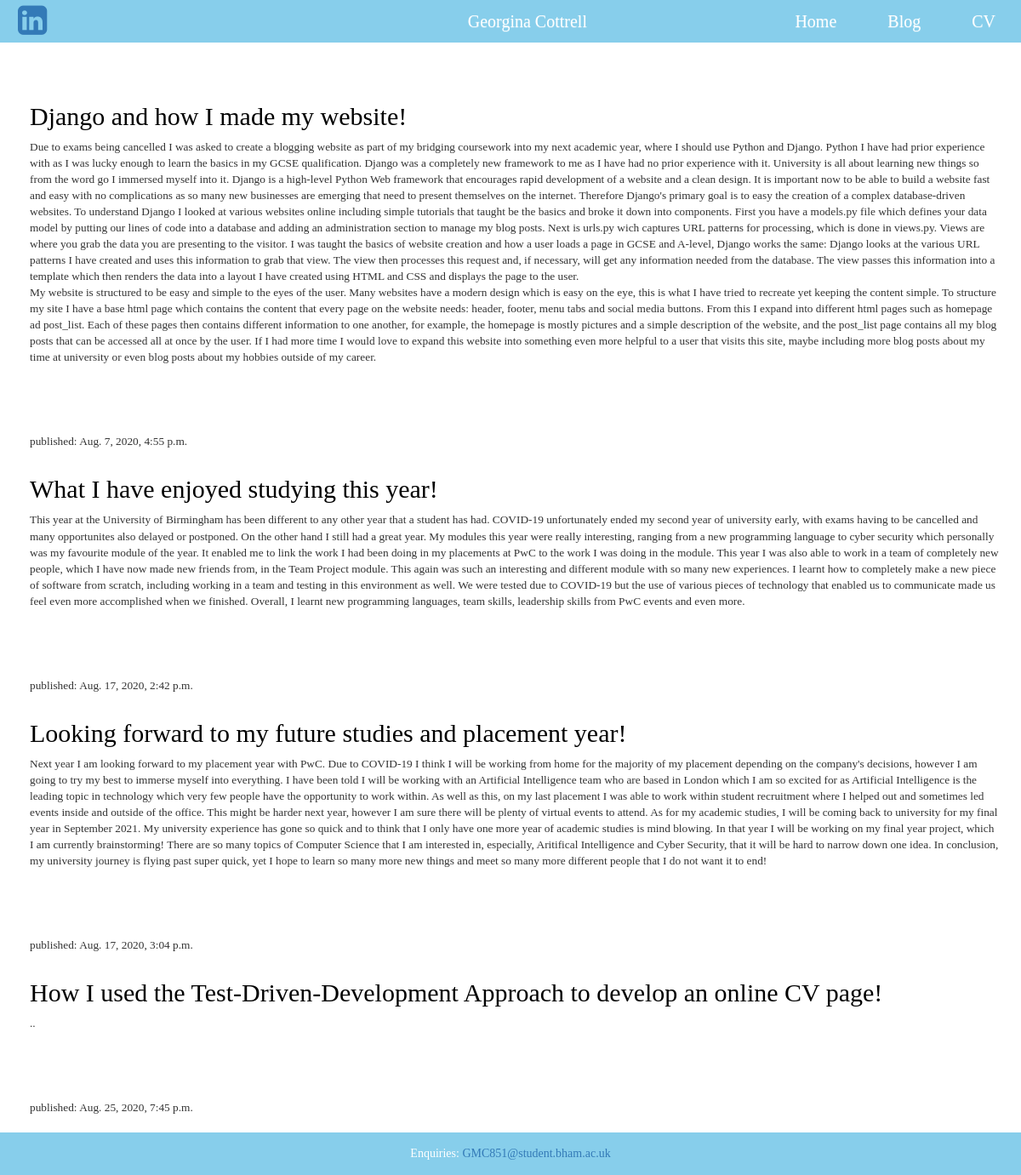
The app's page /post, older data.
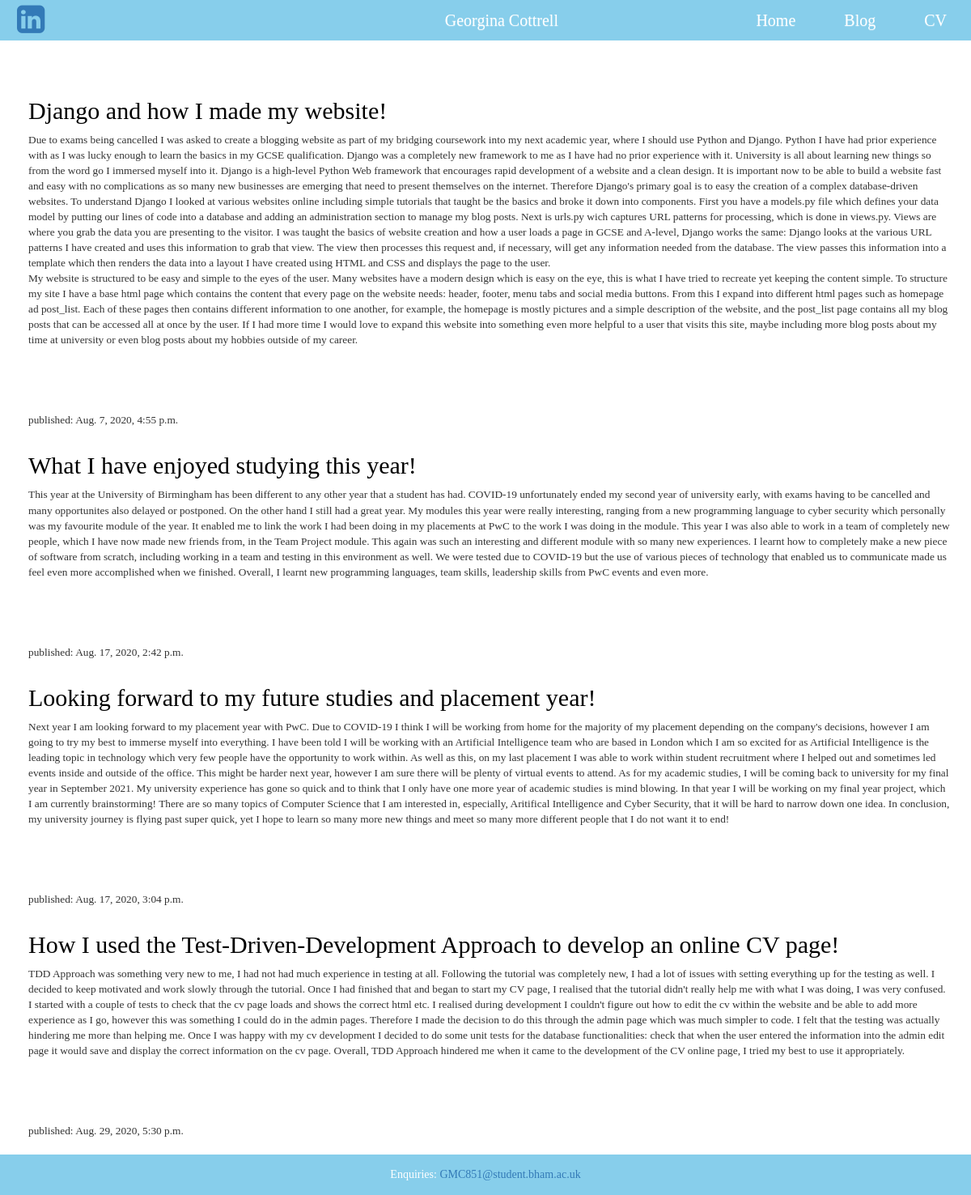
The same page, newer data.
### blog/models.py (models this page shows, shortened)
class Post(models.Model):
    author = models.ForeignKey(settings.AUTH_USER_MODEL, on_delete=models.CASCADE)
    title = models.CharField(max_length=200)
    text = models.TextField()
    created_date = models.DateTimeField(default=timezone.now)
    published_date = models.DateTimeField(blank=True, null=True)

### blog/views.py (the view)
# urls.py: path('post', views.post_list, name='post_list'),
def post_list(request):
    posts = Post.objects.filter(published_date__lte=timezone.now()).order_by('published_date')
    return render(request, 'blog/post_list.html', {'posts': posts})

### blog/templates/blog/post_list.html (shortened to what this page needs)
{% extends 'blog/base.html' %}
{% block content %}
     {% for post in posts %}
        <div class="post">
                        <h2><a href="{% url 'post_detail' pk=post.pk %}">{{ post.title }}</a></h2>
                        <p>{{ post.text|linebreaksbr }}</p>
                    </div>
                    <p>published: {{ post.published_date }}</p>
     {% endfor %}
{% endblock %}

### blog/templates/blog/base.html (shortened to what this page needs)
{% load static %}
<html lang="en">
    <head>
        <link rel="stylesheet" href="//maxcdn.bootstrapcdn.com/bootstrap/3.2.0/css/bootstrap.min.css">
        <link rel="stylesheet" href="//maxcdn.bootstrapcdn.com/bootstrap/3.2.0/css/bootstrap-theme.min.css">
        <link rel="stylesheet" href="https://cdnjs.cloudflare.com/ajax/libs/font-awesome/4.7.0/css/font-awesome.min.css">
        <link rel="stylesheet" href="{% static 'css/blog.css' %}">
    </head>
    <body>
    <nav class="navbar navbar-custom navbar-fixed-top">
        <div class="container-fluid">
            <div class="navbar-header">
                <a href="https://www.linkedin.com/in/georgina-cottrell-b54b23157/"><button  class="fa fa-linkedin-square" style="font-size:40px"></button> </a>
                <span class="navbar-brand" id="page-header">Georgina Cottrell</span>
            </div>
            <ul class="nav navbar-nav navbar-right">
                <li><a href="{% url 'homepage' %}">Home</a></li>
                <li><a href="{% url 'post_list' %}">Blog</a></li>
                <li><a href="{% url 'cv'%}">CV</a></h1>
            </ul>
        </div>
    </nav>
        <div class="content container" style="width:100%">
            <div class="row" style="width:100%">
                <div class="col-md-8" style="width:100%">
                    {% block content %}
                    {% endblock %}
                </div>
            </div>
        </div>
        <footer class="page-footer">
            <div class="footer-copyright text-center py-3">Enquiries:
              <a href="mailto: GMC851@student.bham.ac.uk">GMC851@student.bham.ac.uk</a>
            </div>
          </footer>
    </body>
</html>

### blog/static/css/blog.css (style rules this page uses)
h1 a, h2 a { color: #87CEEB; font-family: Cambria, Cochin, Georgia, Times, 'Times New Roman', serif; font-weight: 300; }
body { padding-top:50px; margin-bottom:50px; }
#page-header { color: #ffffff; font-size: 15pt; text-decoration: none; vertical-align: top; float:none; display:inline-block; padding-left: 500px; font-family: Cambria, Cochin, Georgia, Times, 'Times New Roman', serif; }
.navbar-custom { background-color: #87CEEB; height: 50px; margin-bottom: 0px !important; font-family: Cambria, Cochin, Georgia, Times, 'Times New Roman', serif; }
.nav.navbar-nav.navbar-right a { color:white; padding-left:30px; padding-right:30px; font-size:15pt; }
.fa.fa-linkedin-square { background-color: Transparent; background-repeat:no-repeat; border: none; cursor:pointer; overflow: hidden; outline:none; text-decoration: none; padding-top:4px; }
.content { margin-left: 20px; }
h1, h2, h3, h4 { font-family: Cambria, Cochin, Georgia, Times, 'Times New Roman', serif; font-weight: 300; }
p { font-family: Cambria, Cochin, Georgia, Times, 'Times New Roman', serif; font-weight: 300; font-size: 10pt; margin-top:0; padding-bottom:10px; }
.page-footer { background-color: #87CEEB; height:50px; position: fixed; left: 0; bottom: 0; width: 100%; }
.footer-copyright, .footer-copyright:hover { padding-top:15px; color:white; font-family: Cambria, Cochin, Georgia, Times, 'Times New Roman', serif; }
.footer-copyright a { text-decoration: none; }
.post { margin-bottom: 70px; }
.post h2 a { color: #000000; }

Row changes from the older to the newer data that the page shows:
changed Post "How I used the Test-Driven-Development Approach to develop an online CV page!": text ".." → "TDD Approach was something very new to me, I had not had much experience in testing at all. Following the tutorial was completely new, I had a lot of issues with setting everything up for the testing as well. I decided to keep motivated and work slowly through the tutorial. Once I had finished that and began to start my CV page, I realised that the tutorial didn't really help me with what I was doing, I was very confused. I started with a couple of tests to check that the cv page loads and shows the correct html etc. I realised during development I couldn't figure out how to edit the cv within the website and be able to add more experience as I go, however this was something I could do in…"; published_date "Aug. 25, 2020, 7:45 p.m." → "Aug. 29, 2020, 5:30 p.m."
